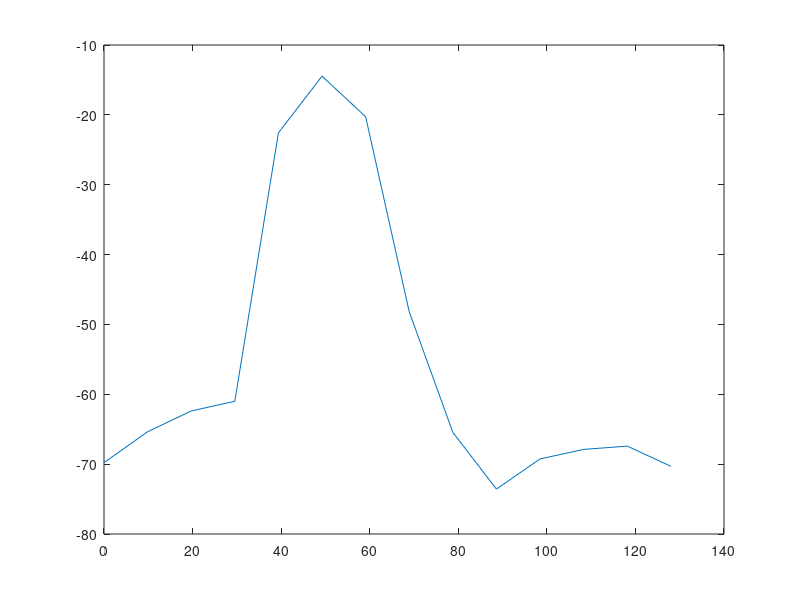
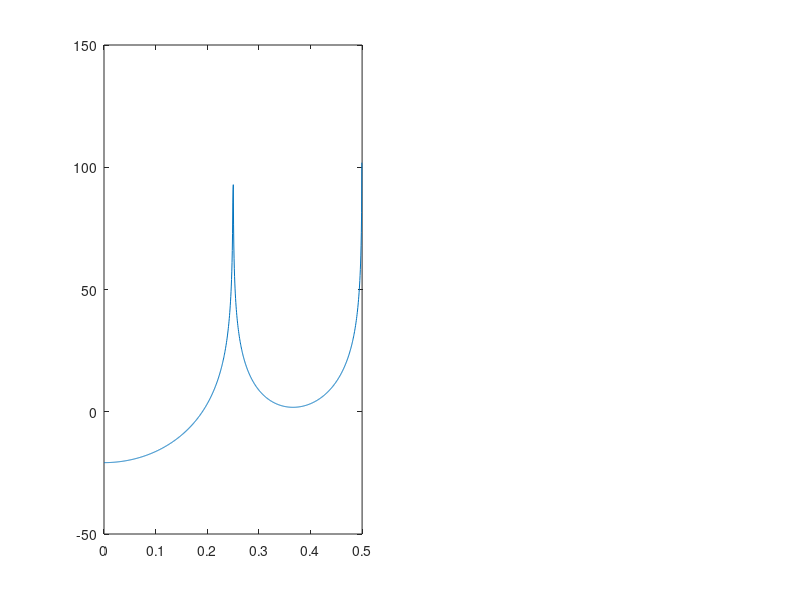
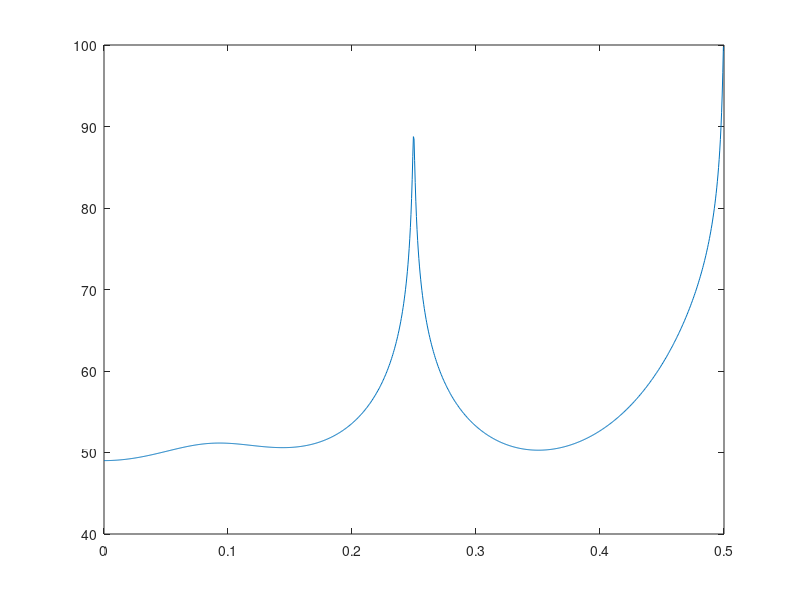
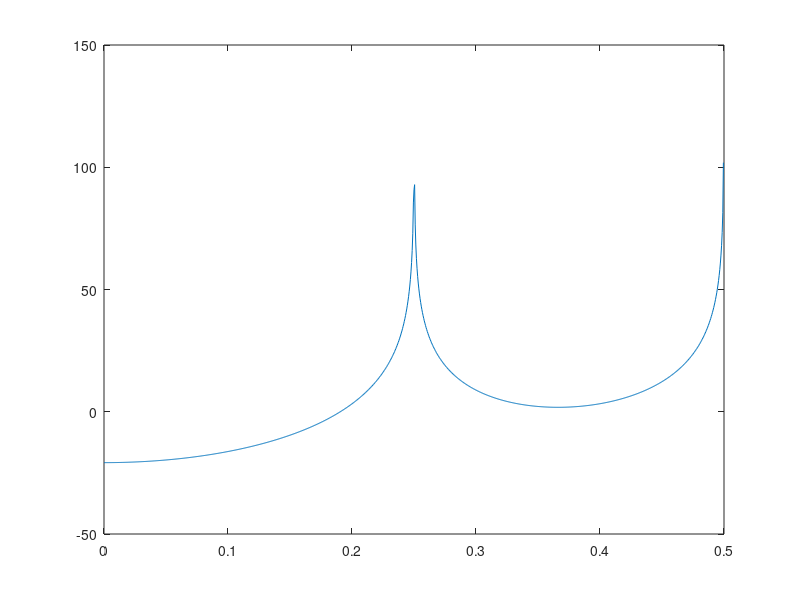

MATLAB code to generate these figures, in order:
fs = 256;
%サンプリングレート
f = 50;
%正弦波の周波数
T = 0.1;
%データの持続時間
t = 0:1/fs:T; %サンプルの時刻
x = sin(2*pi*f*t); %正弦波データ
[Pxx,F] = periodogram(x,hamming(length(x)),length(x),fs);
figure
plot(F,10*log10(Pxx))

[Pxx,F] = periodogram(x,rectwin(length(x)),length(x),fs);
figure
plot(F,10*log10(Pxx))

x = randn(1024, 1);
fs = 1;
A = [1 2 3 4 3 2 1]';
X = filter(1, A, x);
order = 2;
[Pxx,F] = pyulear(X,order,1024,fs);
plot(F,10*log10(Pxx))

M = 50;
num = length(X)-M;
for i=1:M
[A,E]= arburg(X,i); % A:係数, E:残差分散
AIC(i)=num*(log(2*pi)+1)+num*log(E)+2*(i+1);
end
subplot(1,2,1);plot(AIC,'-bo');
xlabel('次数 order');ylabel('AIC');
title('ARモデルの次数とAIC')
[order min_at] = min(AIC);
order = round(min_at);
plot(AIC);
plot(AIC(2:10))
plot(AIC(5:12))
plot(AIC(7:12))

[Pxx,F] = pburg(X,order,1024,fs);
plot(F,10*log10(Pxx))
[Pxx,F] = pyulear(X,order,1024,fs);
figure,plot(F,10*log10(Pxx))
[Pxx,F] = pburg(X,order,1024,fs);
figure,plot(F,10*log10(Pxx))